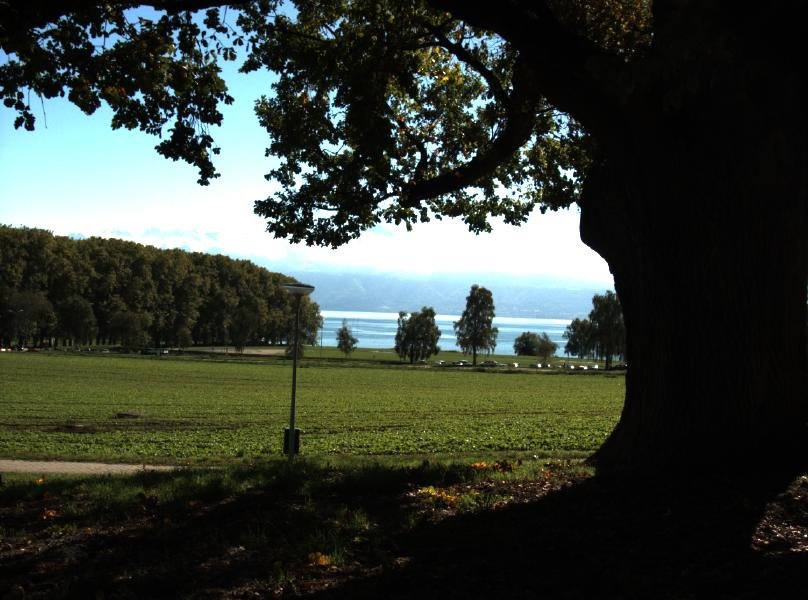
#> input picture YUV/pictures/input_2_1.JPG, 808 x 600 px; its folder holds only this picture in this run
$ python main.py
#> lines starting #> are read from the running program, lines starting #| are printed output that depends on the picture; after the words box and inside, x2 and y2 are one past the last pixel; in counts of white or black regions, pixels touching at a corner belong together
### YUV/weighting_map.py
import numpy as np
from scipy import signal

def la_filter(Y):
    laplacian_operator = list([[0, -1, 0], [-1, 4, -1], [0, -1, 0]])
    C = signal.convolve2d(Y, laplacian_operator, mode="same")
    C = abs(C)
    return C


def contrast(Y, exposure_num, img_rows, img_cols):  # 对比度
    n = exposure_num
    C = np.zeros((img_rows, img_cols, n))
    for i in range(0, n):
        C[:, :, i] = la_filter(Y[i])
    return C


def saturation(U, V, exposure_num, img_rows, img_cols):
    n = exposure_num
    S = np.zeros((img_rows, img_cols, n))
    for i in range(0, n):
        S[:, :, i] = abs(U[i]) + abs(V[i]) + 1
    return S


def exposure(Y, exposure_num, img_rows, img_cols):
    n = exposure_num
    E = np.zeros((img_rows, img_cols, n))
    for i in range(0, n):
        E[:, :, i] = np.exp(-((Y[i]- 0.5) ** 2 / (2 * (0.2 ** 2))))
    return E


def quality_measure(Y,exposure_num, img_rows, img_cols):
    n = exposure_num
    B = np.zeros((img_rows, img_cols, n))
    for i in range(0, n):
        B[:, :, i] = Y[i] ** 2
    return B


def weight_map(I,Y,U,V):
    img_shape = I[0].shape
    img_rows = img_shape[0]
    img_cols = img_shape[1]
    exposure_num = len(I)
    r = img_rows
    c = img_cols
    w = np.ones((r, c, exposure_num))
    w = np.multiply(w, contrast(Y, exposure_num, img_rows, img_cols))
    w = np.multiply(w, saturation(U,V, exposure_num, img_rows, img_cols))
    w = np.multiply(w, exposure(Y, exposure_num, img_rows, img_cols))
    w = np.multiply(w, quality_measure(Y, exposure_num, img_rows, img_cols))
    return w

### YUV/exp_fusion.py
import numpy as np
from skimage.transform import pyramid_gaussian
import cv2

def Gaussian_pyramid(I, n):  # 高斯金字塔
    gau = []
    for (i, resized) in enumerate(pyramid_gaussian(I, downscale=2, sigma=3)):
        if i == n:
            break
        gau.append(resized)
    return gau


def Laplacian_pyramid(I, n):  # 拉普拉斯金字塔
    lap = []
    gau = Gaussian_pyramid(I, n)
    for i in range(0, n - 1):
        temp = gau[i] - cv2.resize(gau[i + 1], (gau[i].shape[1], gau[i].shape[0]))
        lap.append(temp)
    lap.append(gau[n - 1])
    return lap


def Reconstruct_Laplacian_pyramid(I):  # 重构由Rl构成的拉普拉斯金字塔，得到最终的融合图像R
    n = len(I)
    R = I[n-1]
    for i in range(n - 1, -1, -1):
        R = I[i] + cv2.resize(R, (I[i].shape[1], I[i].shape[0]))
    return R


def fusion(I, W, Y):
    img_shape = I[0].shape
    h = img_shape[0]
    w = img_shape[1]
    num = len(I)
    n = int(np.log2(min(h, w))) - 2
    R = Gaussian_pyramid(np.zeros((h, w)), n)
    for i in range(0, num):  # Y曝光融合
        RnG = Gaussian_pyramid(W[:, :, i], n)
        RnL = Laplacian_pyramid(Y[i], n)
        for j in range(0, n):
            if (j == n - 1):
                LL = Laplacian_pyramid(cv2.resize(RnL[j], (w, h)),1)
                L = cv2.resize(LL[0], (RnL[j].shape[1], RnL[j].shape[0]))
                R[j] = R[j] + np.multiply(RnG[j] + 1.5 * abs(L), RnL[j])
            else:
                R[j] = R[j] + np.multiply(RnG[j], RnL[j])
    RY = Reconstruct_Laplacian_pyramid(R)
    RY = RY*255.0

    return RY

### YUV/Gaussian_pyramid_fusion.py
import cv2
import numpy as np
import math


def gaussian_kernel(size=5, sigma=0.4):
    return cv2.getGaussianKernel(ksize=size, sigma=sigma)


def image_reduce(image):
    kernel = gaussian_kernel()
    out_image = cv2.filter2D(image, -1, kernel)
    height, width = image.shape[:2]
    width = int(width * 0.5)
    height = int(height * 0.5)
    size = (width, height)
    out_image = cv2.resize(out_image, size)
    return out_image


def image_expand(image, model):
    kernel = gaussian_kernel()
    height, width = model.shape[:2]
    size = (width, height)
    out_image = cv2.resize(image, size)
    out_image = cv2.filter2D(out_image, -1, kernel)
    return out_image


def gaussian_pyramid(img, depth):
    G = img.copy()
    gp = [G]
    for i in range(depth):
        G = image_reduce(G)
        gp.append(G)
    return gp


def laplacian_pyramid(img, depth):
    gp = gaussian_pyramid(img, depth)
    lp = [gp[depth - 1]]
    for i in range(depth - 1, 0, -1):
        GE = image_expand(gp[i], gp[i - 1])
        L = cv2.subtract(gp[i - 1], GE)
        lp = [L] + lp
    return lp


def pyramid_collapse(pyramid):
    depth = len(pyramid)
    collapsed = pyramid[depth - 1]
    for i in range(depth - 2, -1, -1):
        collapsed = cv2.add(image_expand(collapsed, pyramid[i]), pyramid[i])
    return collapsed


def fusion(images, weights):
    img_shape = images[0].shape
    h = img_shape[0]
    w = img_shape[1]
    depth = int(np.log2(min(h, w))) - 2
    num = len(images)
    # compute pyramids
    lps = []
    gps = []
    for i in range(0, num):
        lps.append(laplacian_pyramid(images[i], depth))
        gps.append(gaussian_pyramid(weights[:, :, i], depth))

    # combine pyramids with weights
    LS = []
    for l in range(depth):
        ls = np.zeros(lps[0][l].shape, dtype=np.uint8)
        for k in range(len(images)):
            lp = lps[k][l]
            gp = np.float32(gps[k][l]) / 255
            lp_gp = np.multiply(lp, gp)
            ls = ls + lp_gp
        LS.append(ls)

    # collapse pyramid
    fusion = pyramid_collapse(LS)
    fusion = fusion * 255
    return fusion

### YUV/main.py
import weighting_map
import cv2
import os
import numpy as np
import exp_fusion
import Gaussian_pyramid_fusion

if __name__ == "__main__":

    img = []
    for filename in os.listdir(r"./pictures"):  # 读取文件图片
        filenames = './pictures/' + filename
        print(filenames)
        img.append(cv2.imread(filenames, 1))

    #RGB转YUV
    img_num = len(img)
#> img_num = 1
    imU = []
    imV = []
    imY = []
    for i in range(0,img_num):
        temp=cv2.cvtColor(img[i],cv2.COLOR_BGR2YUV)
        y,u,v=cv2.split(temp)
        imY.append(y), imU.append(u), imV.append(v)
#> this loop made 1 pass
#> pass 1, `y,u,v=cv2.split(temp)`:
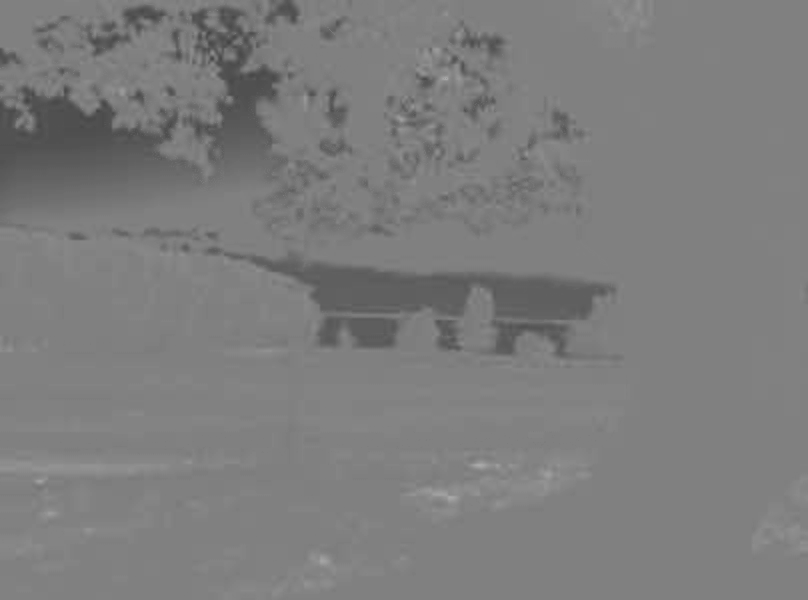
#> v: shape (600, 808); min 67, max 172, mean 124.7
#> after the loop, imU = 1 item; imV = 1 item; imY = 1 item

    w = weighting_map.weight_map(img,imY,imU,imV)  # 权重图的构造
#> in weight_map, `exposure_num = len(I)`: exposure_num = 1
#> the loop in contrast, `for i in range(0, n):` made 1 pass
#> pass 1, in la_filter, `C = abs(C)`:
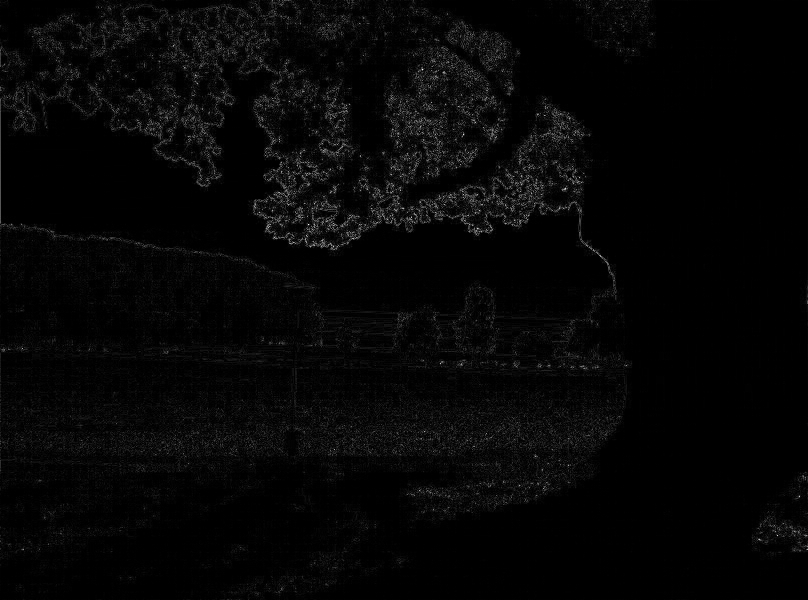
#> C: shape (600, 808) int64; min 0, max 714, mean 17.7; drawn with min black and max white
#> after the loop in saturation, `for i in range(0, n):`:
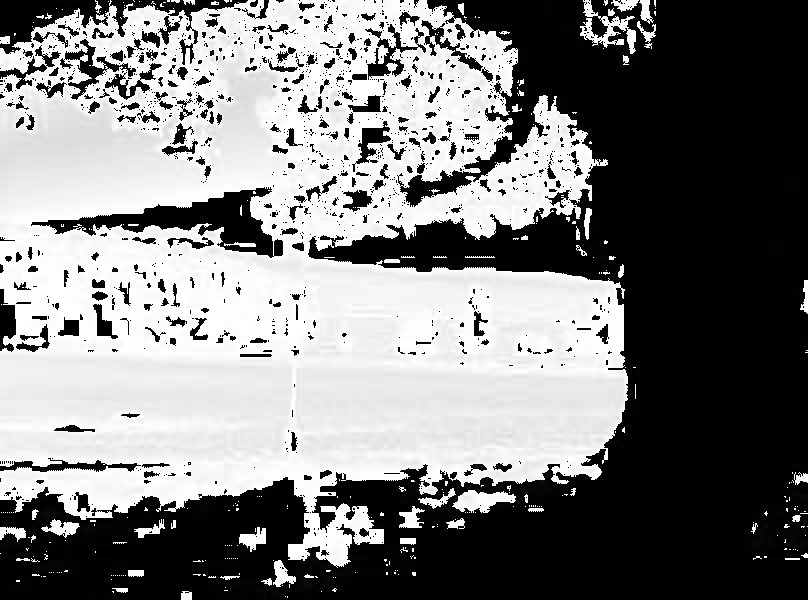
#> S: shape (600, 808, 1) float64; min 0, max 255, mean 125.5
#> after the loop in exposure, `for i in range(0, n):`:
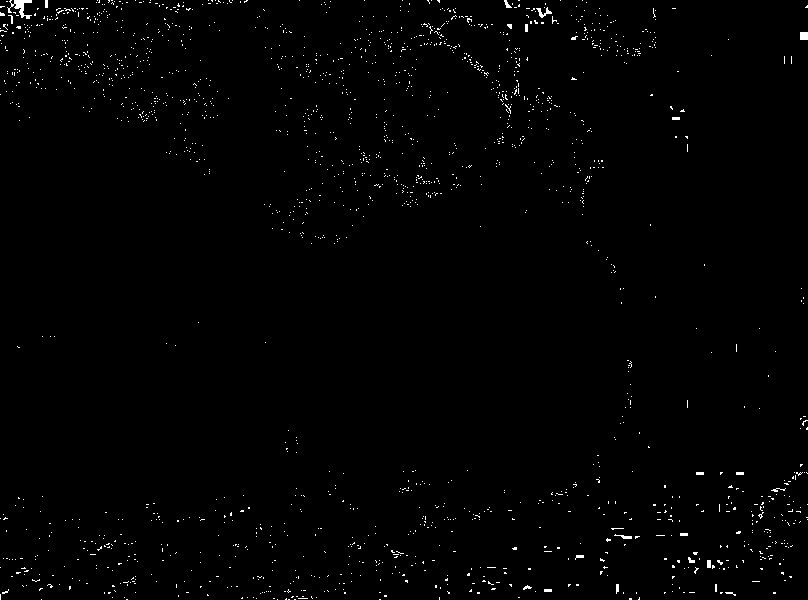
#> E: shape (600, 808, 1) float64; min 0, max 0.0439, mean 0.000414; drawn with min black and max white
#> after the loop in quality_measure, `for i in range(0, n):`:
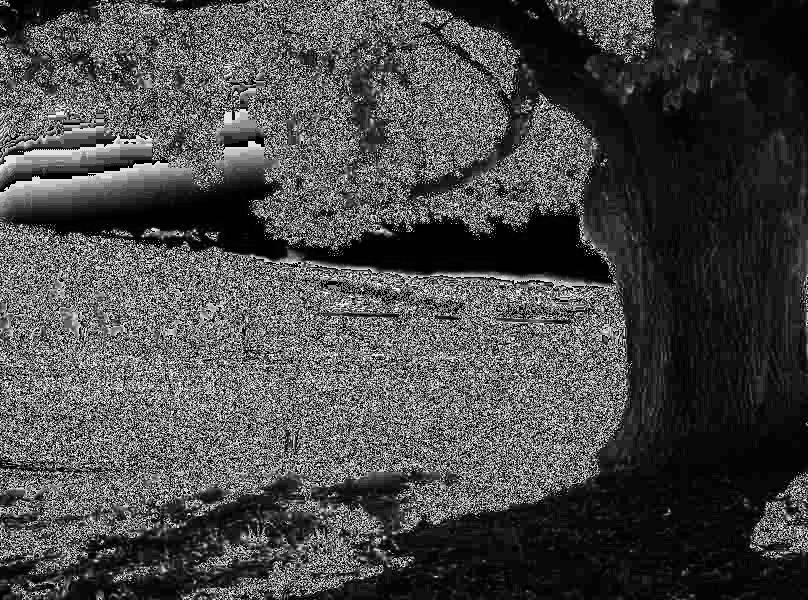
#> B: shape (600, 808, 1) float64; min 0, max 249, mean 72.6

    # 归一化
    w = w + 1e-12
    W_sum = []
    for i in range(img_num):
        W_sum.append(np.sum(w, 2))
#> after the loop, W_sum = 1 item
    W_sum = np.array(W_sum)
    W_sum = W_sum.swapaxes(0, 2)
    W_sum = W_sum.swapaxes(0, 1)
    w = w / W_sum
#> w: shape (600, 808, 1) float64; every value is 1

    Y = exp_fusion.fusion(img, w, imY)  # Y曝光融合
#> in fusion, `num = len(I)`: num = 1
#> in fusion, `n = int(np.log2(min(h, w))) - 2`: n = 7
#> the loop in Gaussian_pyramid, `for (i, resized) in enumerate(pyramid_gaussian(I, downscale=2, sigma=3..` made 8 passes
#> after the loop in Gaussian_pyramid, `for (i, resized) in enumerate(pyramid_gaussian(I, downscale=2, sigma=3..`: gau = 7 items
#> in Reconstruct_Laplacian_pyramid, `n = len(I)`: n = 7
#> after the loop in Reconstruct_Laplacian_pyramid, `for i in range(n - 1, -1, -1):`:
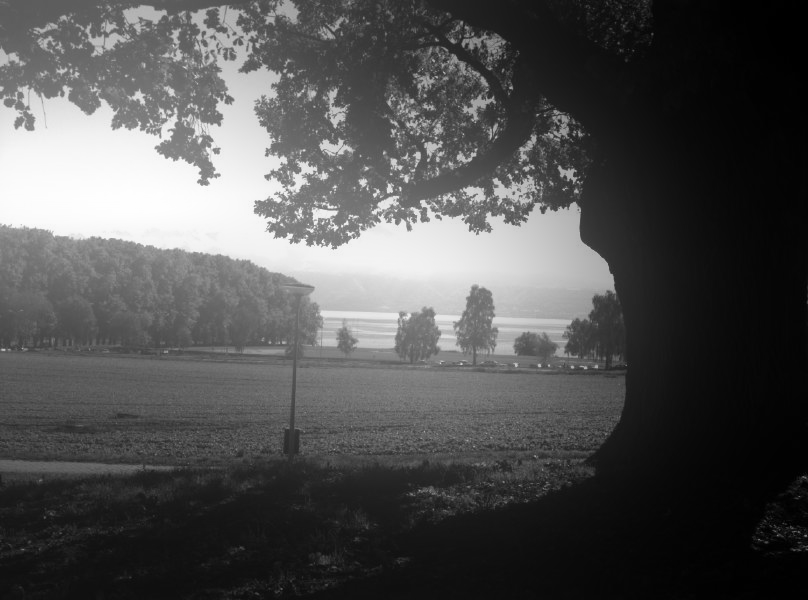
#> R: shape (600, 808) float64; min 0.0333, max 2.11, mean 0.702; drawn with min black and max white

    U = Gaussian_pyramid_fusion.fusion(imU, w)  # U通道基于高斯金字塔融合算法
#> in fusion, `num = len(images)`: num = 1
#> after the loop in fusion, `for i in range(0, num):`: gps = 1 item
#> after the loop in fusion, `for l in range(depth):`: LS = 7 items
#> in pyramid_collapse, `depth = len(pyramid)`: depth = 7

    V = Gaussian_pyramid_fusion.fusion(imV, w)  # V通道基于高斯金字塔融合算法
#> the loop in pyramid_collapse (call 2), `for i in range(depth - 2, -1, -1):` made 6 passes
#> pass 2, in image_expand (call 20), `out_image = cv2.resize(image, size)`:
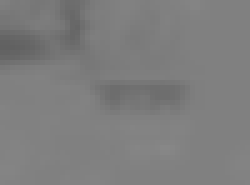
#> out_image: shape (37, 50) float32 (shown 5 times larger); min 0.381, max 0.531, mean 0.494

#> (the run stopped early here; a loop or call above may not have finished)

$ run again, on YUV/pictures/input_32_1.JPG
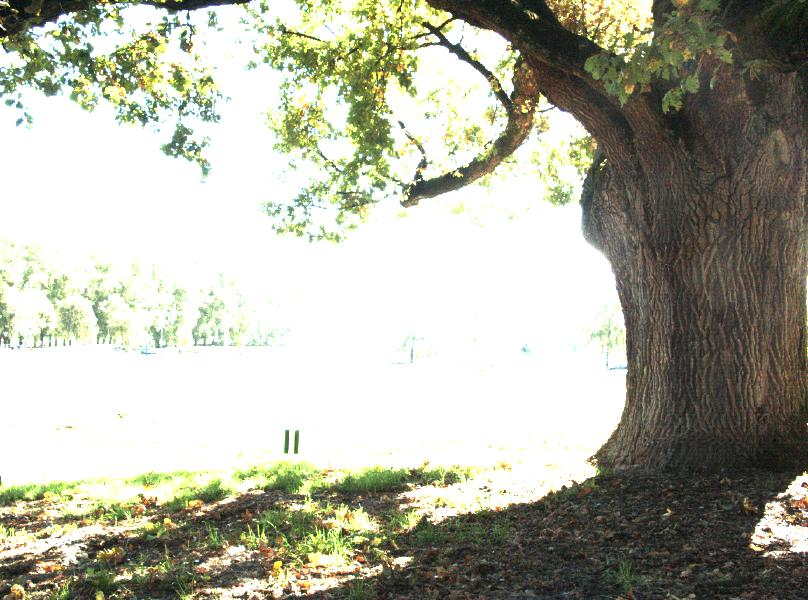
#> input picture YUV/pictures/input_32_1.JPG, 808 x 600 px
#> img_num = 1
#> after the loop `for i in range(0,img_num):`: imU = 1 item
#> exposure_num = 1
#> `w = w + 1e-12`:
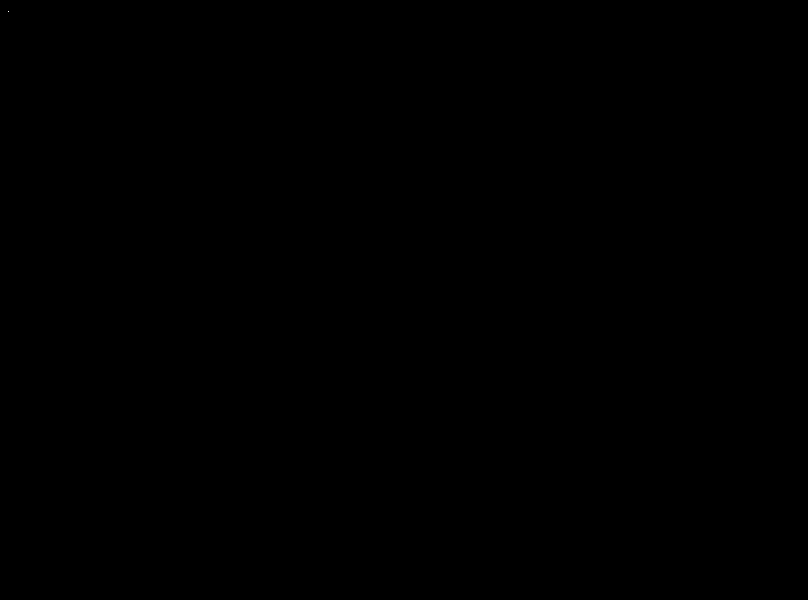
#> w: shape (600, 808, 1) float64; values 1e-12 (black) and 4.46e-08 (white), 0% white in thin lines or dots, all inside (x1, y1, x2, y2) = (8, 11, 9, 12)
#> after the loop `for i in range(img_num):`: W_sum = 1 item
#> in fusion, `num = len(I)`: num = 1
#> in fusion, `n = int(np.log2(min(h, w))) - 2`: n = 7
#> the loop in Gaussian_pyramid, `for (i, resized) in enumerate(pyramid_gaussian(I, downscale=2, sigma=3..` made 8 passes
#> after the loop in Gaussian_pyramid, `for (i, resized) in enumerate(pyramid_gaussian(I, downscale=2, sigma=3..`: gau = 7 items
#> in Reconstruct_Laplacian_pyramid, `n = len(I)`: n = 7
#> in fusion, `num = len(images)`: num = 1
#> after the loop in fusion, `for i in range(0, num):`: gps = 1 item
#> after the loop in fusion, `for l in range(depth):`: LS = 7 items
#> in pyramid_collapse, `depth = len(pyramid)`: depth = 7
#> the loop in pyramid_collapse, `for i in range(depth - 2, -1, -1):` made 6 passes
#> pass 2, in image_expand (call 8), `out_image = cv2.resize(image, size)`:
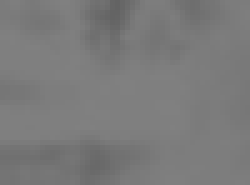
#> out_image: shape (37, 50) float32 (shown 5 times larger); min 0.39, max 0.506, mean 0.482
